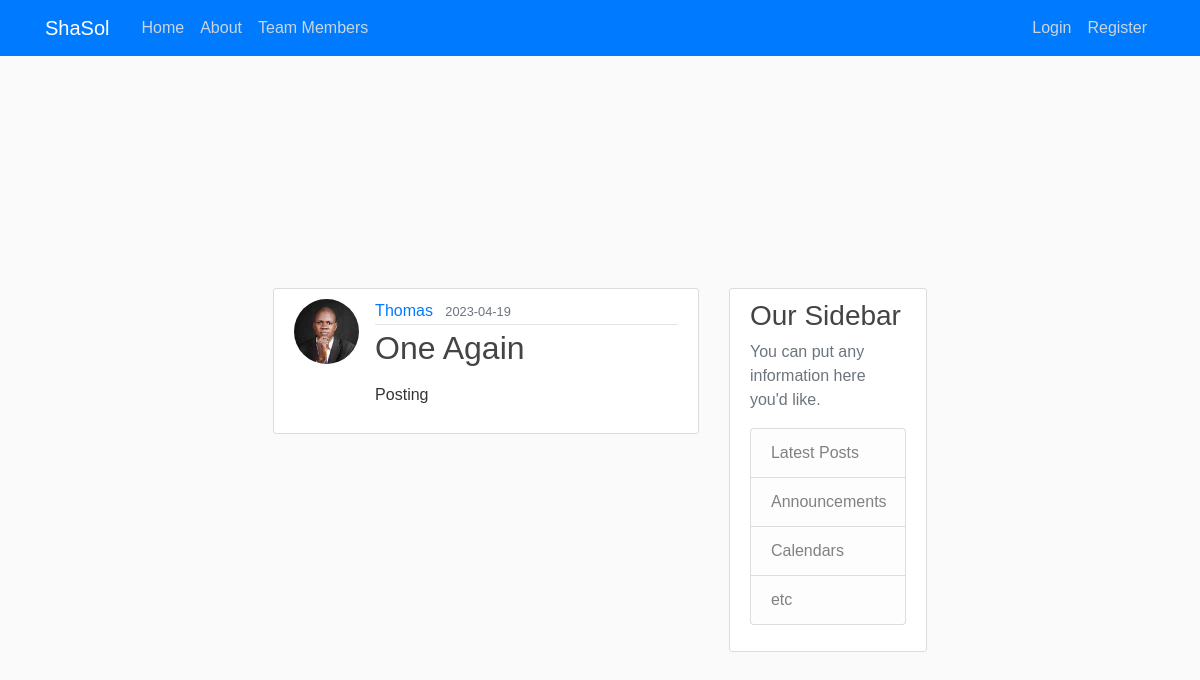
The page /post/12 on the database its author committed.
### flaskblog/models.py (models this page shows, shortened)
class User(db.Model, UserMixin): # class been inherite from
    id = db.Column(db.Integer, primary_key=True)
    username = db.Column(db.String(20), unique=True, nullable=False)
    email = db.Column(db.String(120), unique=True, nullable=False)
    image_file = db.Column(db.String(20), nullable=False, default='default.jpg')
    password = db.Column(db.String(60), nullable=False)
    posts = db.relationship('Post', backref='author', lazy=True)#for loading the data

class Post(db.Model):
    id = db.Column(db.Integer, primary_key=True)
    title = db.Column(db.String(100), nullable=False)
    date_posted = db.Column(db.DateTime, nullable=False, default=datetime.utcnow)
    content = db.Column(db.Text, nullable=False)
    user_id = db.Column(db.Integer, db.ForeignKey('user.id'), nullable=False)

### flaskblog/posts/routes.py (the view)
@posts.route("/post/<int:post_id>")
def post(post_id):
    post = Post.query.get_or_404(post_id)
    return render_template('post.html', title=post.title, post=post)

### flaskblog/templates/post.html (shortened to what this page needs)
{% extends "layout.html" %}
{% block content %}
    <article class="media content-section">
        <img class="rounded-circle article-img" src="{{ url_for('static', filename='profile_pics/' + post.author.image_file) }}">
        <div class="media-body">
            <div class="article-metadata">
                <a class="mr-2" href="{{ url_for('users.user_posts', username=post.author.username) }}">{{ post.author.username }}</a>
                <small class="text-muted">{{ post.date_posted.strftime('%Y-%m-%d') }}</small>
            </div>
            <h2 class="article-title">{{ post.title }}</h2>
            <p class="article-content">{{ post.content|safe }}</p>
        </div>
    </article>
{% endblock content %}

### flaskblog/static/main.css (style rules this page uses)
body { background: #fafafa; color: #333333; margin-top: 5rem; }
h1, h2, h3, h4, h5, h6 { color: #444444; }
.content-section { background: #ffffff; padding: 10px 20px; border: 1px solid #dddddd; border-radius: 3px; margin-bottom: 20px; }
.article-title { color: #444444; }
.article-content { white-space: pre-line; }
.article-img { height: 65px; width: 65px; margin-right: 16px; }
.article-metadata { padding-bottom: 1px; margin-bottom: 4px; border-bottom: 1px solid #e3e3e3 }
* { margin: 0; padding: 0; box-sizing: border-box; font-family: "Josefin Sans", sans-serif; }
body { display: flex; justify-content: center; align-items: center; min-height: 100vh; }

### rows shown on the page
User: image_file (picture), author.username "Thomas"
Post: date_posted "2023-04-19", title "One Again", content "Posting"
